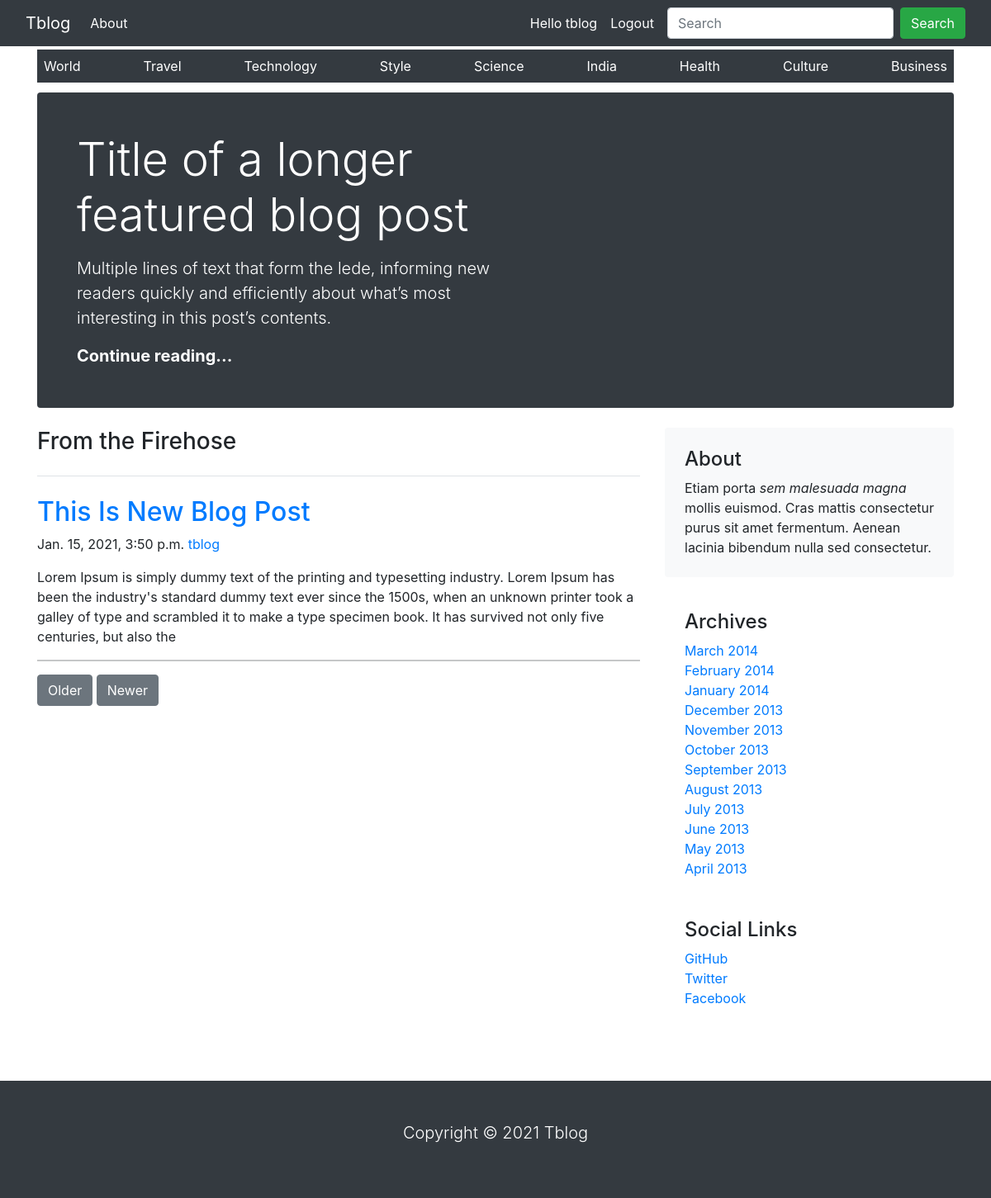
The page /world (signed in) on the database its author committed.
### blog/models.py (models this page shows, shortened)
class Category(models.Model):
    name = models.CharField(max_length=150, unique=True)
    slug = models.SlugField(max_length=150, unique=True)
    class Meta:
        ordering = ('-name',)
        verbose_name = 'category'
        verbose_name_plural = 'categories'
    def get_url(self):
        return reverse('post_by_category', args=[self.slug])

class Post(models.Model):
    title = models.CharField(max_length=150, unique=True)
    slug = models.SlugField(max_length=150, unique=True)
    description = models.TextField()
    publish_date = models.DateTimeField(auto_now_add=True)
    category = models.ForeignKey(Category, on_delete=models.CASCADE)
    author = models.ForeignKey(User, on_delete=models.CASCADE)
    class Meta:
        ordering = ['title']
    def get_url(self):
        return reverse('post_detail', args=[self.category.slug, self.slug])

### blog/views.py (the view)
# urls.py: path('', views.home, name='home'),
@login_required(login_url='login')
def home(request, category_slug=None):
    category_page = None
    post_list = None
    if category_slug is not None:
        category_page = get_object_or_404(Category, slug=category_slug)
        post_list = Post.objects.filter(category=category_page)
    else:
        post_list = Post.objects.all().filter()
    return render(request, 'blog/home.html', {'category': category_page, 'post_list': post_list})

### blog/context_processors.py (called while the page is built)
def menu_links(request):
    links = Category.objects.all()
    return dict(links=links)

### blog/templates/blog/home.html (shortened to what this page needs)
{% extends 'base.html' %}
{% load static %}
{% block content %}
<div class="container">
    <div class="nav-scroller py-1 mb-2">
        <nav class="nav d-flex justify-content-between bg-dark">
            {% for category in links %}
            <a class="p-2 link-secondary text-capitalize text-white nav-link" href="{{category.get_url}}">{{category.name}}</a>
            {% endfor %}
        </nav>
    </div>
</div>
<main class="container">
    <div class="p-4 p-md-5 mb-4 text-white rounded bg-dark">
        <div class="col-md-6 px-0">
            <h1 class="display-4 ">Title of a longer featured blog post</h1>
            <p class="lead my-3">Multiple lines of text that form the lede, informing new readers quickly and
                efficiently about what’s most interesting in this post’s contents.</p>
            <p class="lead mb-0"><a href="#" class="text-white fw-bold">Continue reading...</a></p>
        </div>
    </div>
    <div class="row">
        <div class="col-md-8">
            <h3 class="pb-4 mb-4 border-bottom">
                From the Firehose
            </h3>
            <article class="blog-post">
                {% for post in post_list %}
                <a href="{{post.get_url}}"><h2 class="blog-post-title text-capitalize">{{post.title}}</h2></a>
                <p class="blog-post-meta">{{post.publish_date}} <a href="#">{{post.author}}</a></p>
                <p>{{post.description |slice:":300" }}</p>
                <hr>
                {% endfor %}
            </article>
            <nav class="blog-pagination" aria-label="Pagination">
                <a class="btn btn-secondary" href="#">Older</a>
                <a class="btn btn-secondary" href="#" tabindex="-1" aria-disabled="true">Newer</a>
            </nav>
        </div>
        <div class="col-md-4">
            <div class="p-4 mb-3 bg-light rounded">
                <h4>About</h4>
                <p class="mb-0">Etiam porta <em>sem malesuada magna</em> mollis euismod. Cras mattis consectetur purus
                    sit amet fermentum. Aenean lacinia bibendum nulla sed consectetur.</p>
            </div>
            <div class="p-4">
                <h4>Archives</h4>
                <ol class="list-unstyled mb-0">
                    <li><a href="#">March 2014</a></li>
                    <li><a href="#">February 2014</a></li>
                    <li><a href="#">January 2014</a></li>
                    <li><a href="#">December 2013</a></li>
                    <li><a href="#">November 2013</a></li>
                    <li><a href="#">October 2013</a></li>
                    <li><a href="#">September 2013</a></li>
                    <li><a href="#">August 2013</a></li>
                    <li><a href="#">July 2013</a></li>
                    <li><a href="#">June 2013</a></li>
                    <li><a href="#">May 2013</a></li>
                    <li><a href="#">April 2013</a></li>
                </ol>
            </div>
            <div class="p-4">
                <h4>Social Links</h4>
                <ol class="list-unstyled">
                    <li><a href="#">GitHub</a></li>
                    <li><a href="#">Twitter</a></li>
                    <li><a href="#">Facebook</a></li>
                </ol>
            </div>
        </div>
    </div>
</main>
{% endblock %}

### blog/templates/navbar.html (shortened to what this page needs)
<nav class="navbar navbar-expand-lg navbar-dark bg-dark">
  <div class="container-fluid">
    <a class="navbar-brand" href="{% url 'home' %}">Tblog</a>
    <div class="collapse navbar-collapse" id="navbarSupportedContent">
      <ul class="navbar-nav me-auto mb-2 mb-lg-0">
        <li class="nav-item">
          <a class="nav-link active" aria-current="page" href="{% url 'about' %}">About</a>
        </li>
      </ul>
      <span class="text-white">Hello {{request.user}}</span>
      <span class="nav-link"><a class="text-white" href="{% url 'logout' %}">Logout</a></span>
      <form class="d-flex">
        <input class="form-control me-2" type="search" placeholder="Search" aria-label="Search">
        <button class="btn btn-success" type="submit">Search</button>
      </form>
    </div>
  </div>
</nav>

### rows shown on the page
Category: name "World"
Category: name "Travel"
Category: name "Technology"
Category: name "Style"
Category: name "Science"
Category: name "India"
Category: name "Health"
Category: name "Culture"
Category: name "Business"
Post: title "This Is New Blog Post", publish_date "Jan. 15, 2021, 3:50 p.m.", author "tblog", description "Lorem Ipsum is simply dummy text of the printing and typesetting industry. Lorem Ipsum has been the industry's standard dummy text ever since the 1500s, when an unknown printer took a galley of type and scrambled it to make a type specimen book. It has survived not only five centuries, but also the"

### other values the page prints
{{ request.user }} "tblog"
